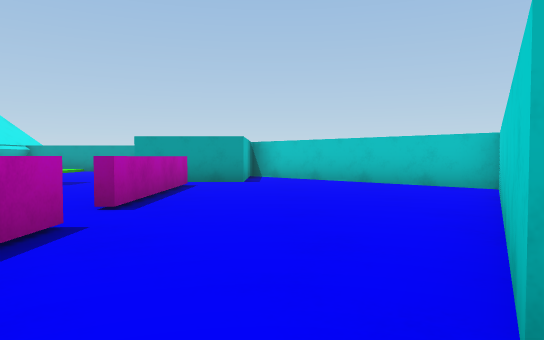
view 1 (above)

24 first-person views from a walk through a Unity game level. The camera is 0.58 m above the floor, tilts 2° down and sees 70° across. The floor is counted in squares, 1 m on a side. Each view is taken from the middle of a square. On the plan, view 1 faces up. The plan holds only what a view shows up to about 10 squares ahead; the rest is blank. The place goes on beyond the plan. The player character is not drawn.

view 2
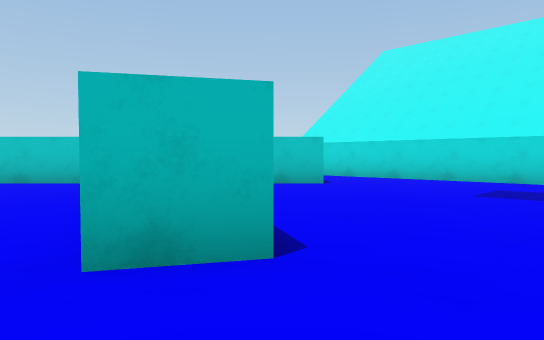

view 3
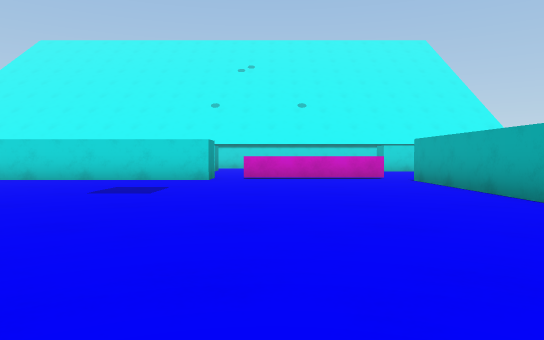

view 4
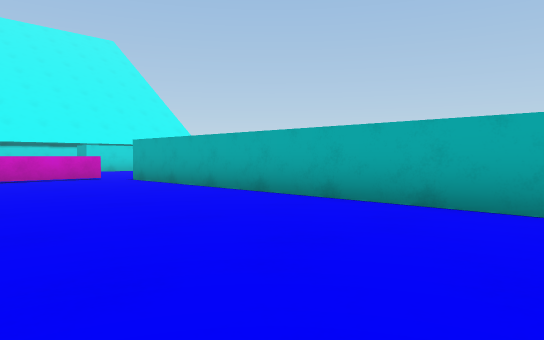

view 5
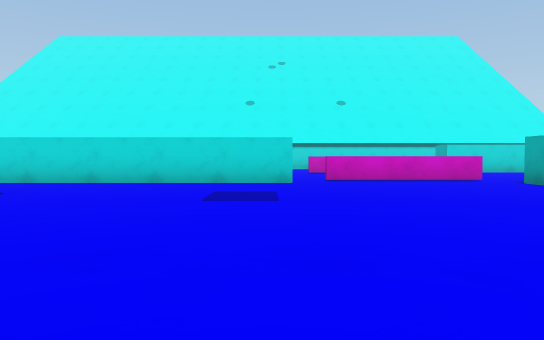

view 6
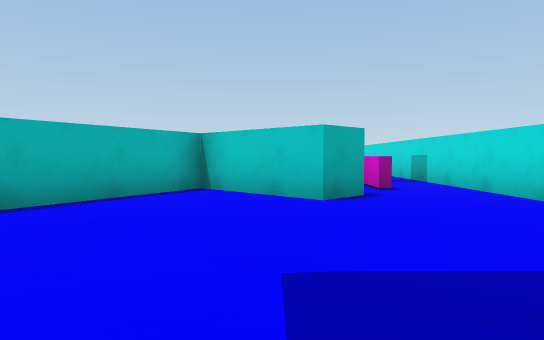

view 7
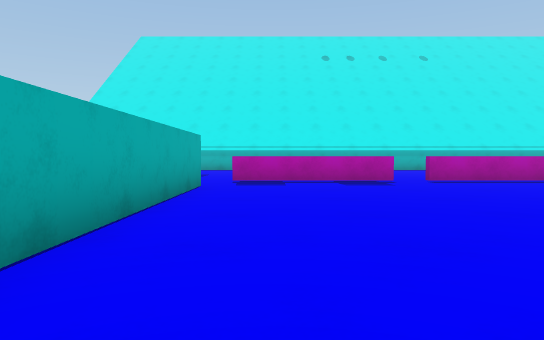

view 8
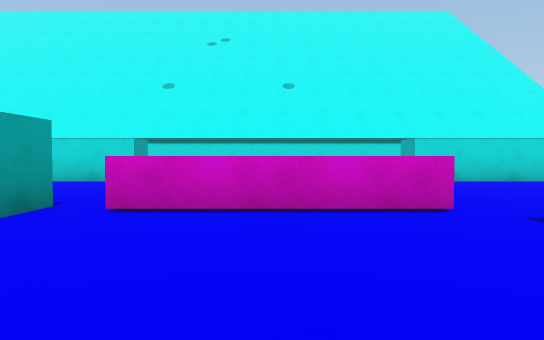

view 9
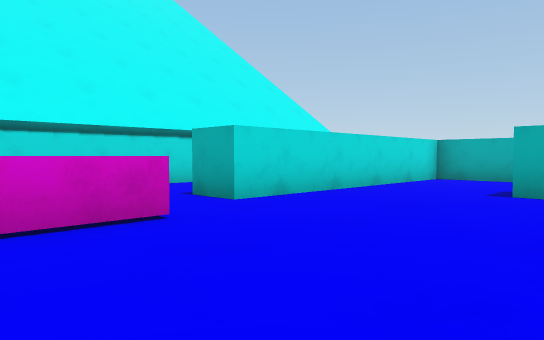

view 10
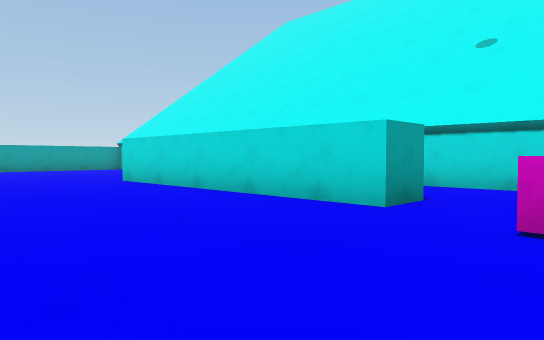

view 11
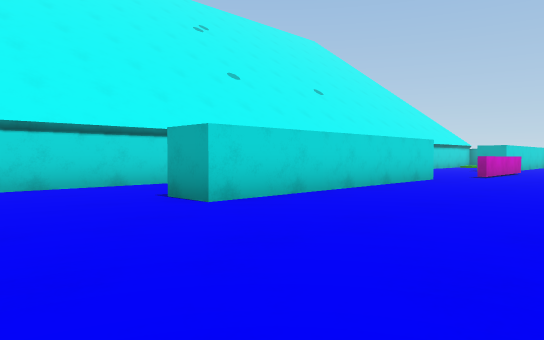

view 12
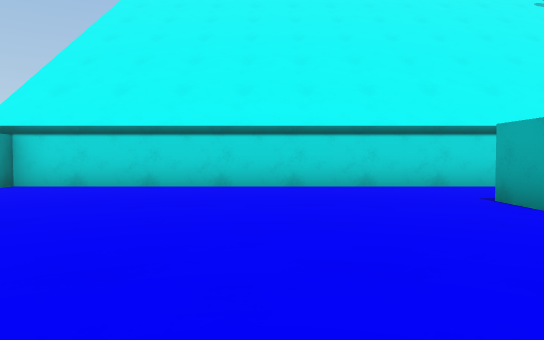

view 13
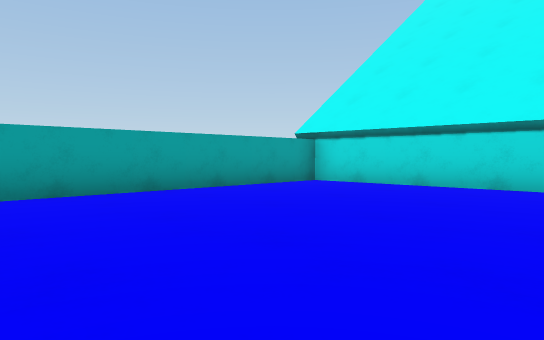

view 14
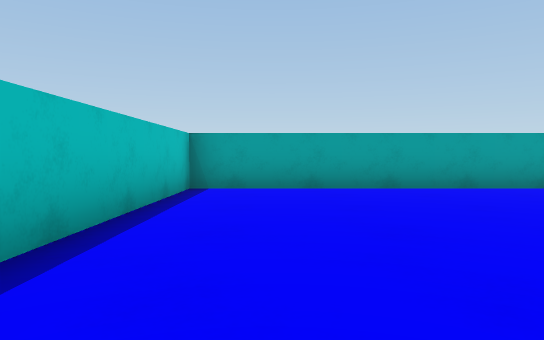

view 15
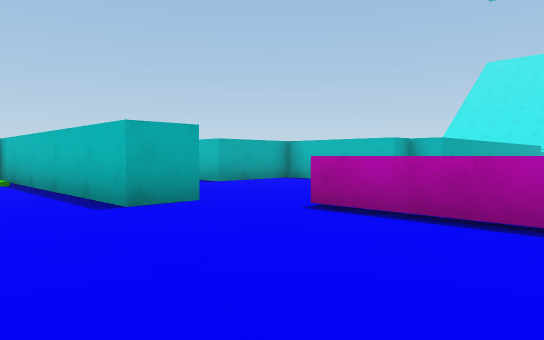

view 16
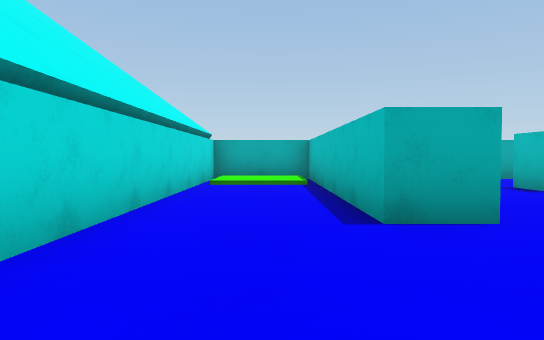

view 17
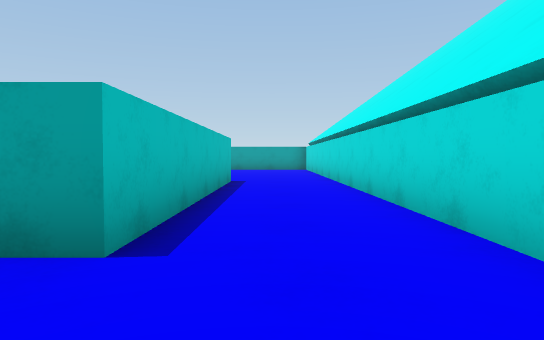

view 18
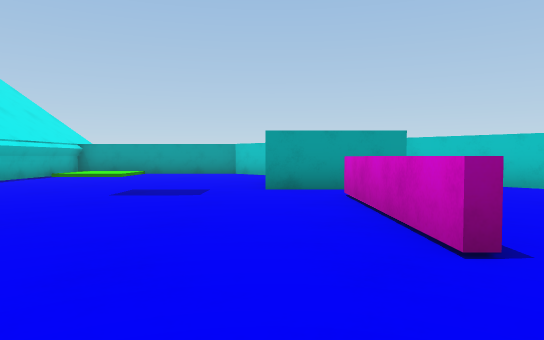

view 19
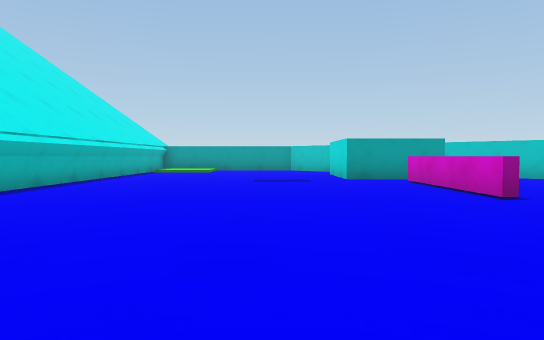

view 20
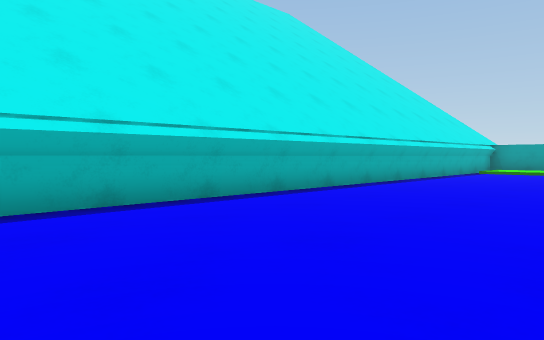

view 21
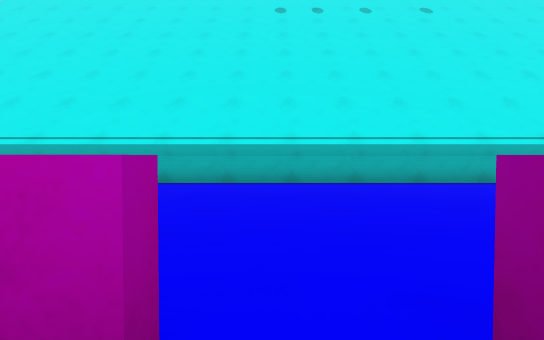

view 22
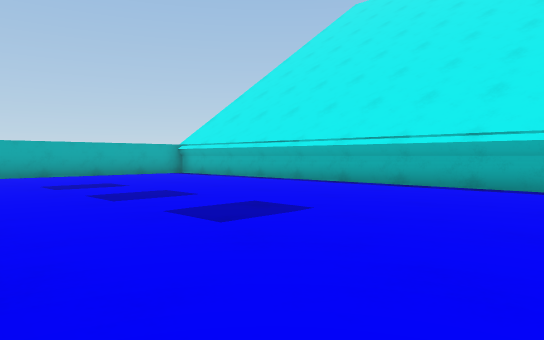

view 23
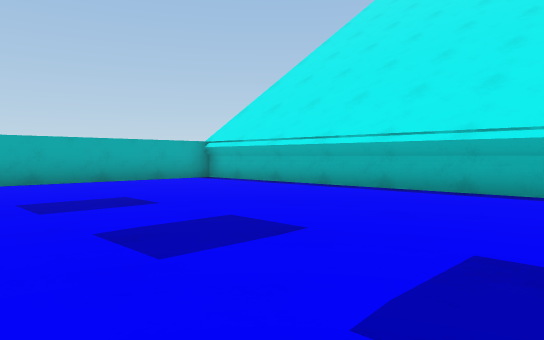

view 24
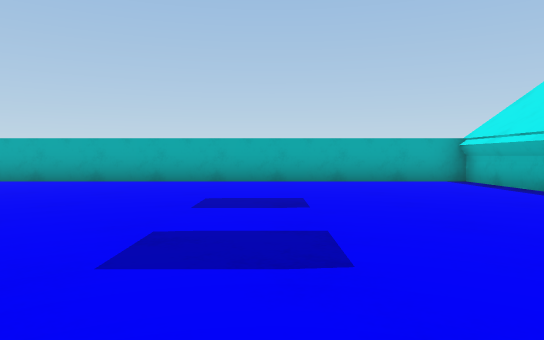

### Floor plan
Points are (right, up) in squares from view 1. A wall is a line through its corners. A room is listed if a view was taken in it or the views show most of it. See-through windows are left out.
Room 1 (views 1, 2, 3, 4, 5, 6, 7, 8, 21)
walls: (1.7, 0.5) (0.7, 1) (1.3, 2.1); (7.4, 4.8) (6.7, 4.1) (4.7, 6.1) (3, 3.1); (10.6, -0.5) (9.5, -0.5) (9.5, 9); (-1.7, -1.2) (-1.7, -4.9); (10, -5) (10, -1.2); (0.4, -5.4) (9.3, -5.4); (-1.7, 3.2) (-1.7, -0.5); (9.3, -6.1) (10.1, -6.1)
ways out: opening at (10, -1) to room 2; gap at (10, -5) to room 2; opening at (-2, -1) to room 4; opening at (-0.5, -5) to room 4; gap at (-2, 3.5) to room 4; opening at (-0.5, 3.5) to room 5; opening at (9, 8)
Room 2 (views 9, 10, 11, 12, 13, 14)
walls: (15, 0.2) (15, 7.1) (16, 7.1); (18.5, 7.6) (18.5, 15) (10.5, 15) (10.5, 10); (14.2, -5) (14.2, -3.5); (9.3, -5.4) (9.3, -6.1); (10.1, -6.1) (10.1, -8.2); (11.1, -9.3) (12.5, -9.3); (15, -9.5) (15, -6.3)
ways out: opening at (10, -1) to room 1; gap at (10, -5) to room 1; opening at (14, -1) to room 3; opening at (14.5, -5.5) to room 3; opening at (17.5, 8) to room 3; opening at (13.5, -10) to room 4
Room 3 (views 15, 16, 17)
walls: (14.5, -2.5) (14.5, -5); (18.5, -0.8) (18.5, 7.6); (15, -6.3) (16, -6.3) (16, -13) (18.5, -13) (18.5, -4.2); (16, 7.1) (16, 0.2) (15, 0.2)
ways out: opening at (14, -1) to room 2; opening at (14.5, -5.5) to room 2; opening at (17.5, 8) to room 2
Room 4 (views 18, 19, 20, 22, 23, 24)
walls: (-0.8, -5.4) (0.4, -5.4); (-1.9, 4.1) (-1.9, 7.9); (-9.5, 9.1) (-9.5, -13) (1.4, -13); (-9.5, 12) (-9.5, 11); (12.5, -9.3) (12.5, -10.4); (13.2, -13) (15, -13) (15, -9.5)
ways out: opening at (-2, -1) to room 1; opening at (-0.5, -5) to room 1; gap at (-2, 3.5) to room 1; opening at (13.5, -10) to room 2; gap at (-2, 8) to room 5
Room 5 (no view inside)
walls: (-1.7, 7.9) (-1.7, 4.1); (1.3, 2.1) (4, 6.8) (0, 10.8); (-0.6, 9.8) (-0.6, 8.8) (-3.1, 8.8)
ways out: opening at (-0.5, 3.5) to room 1; gap at (-2, 8) to room 4

Positions as (right, up) in squares from view 1, and headings:
1: (0, 0), facing up
2: (0, -1), facing up-right
3: (0, -2), facing right
4: (0, -1), facing down-right
5: (1, 0), facing right
6: (6, -1), facing up
7: (7, -4), facing left
8: (6, -3), facing right
9: (11, -3), facing down-right
10: (11, -2), facing up-right
11: (11, 10), facing down-right
12: (11, 10), facing right
13: (11, 9), facing up-right
14: (12, 8), facing up
15: (18, -2), facing down-left
16: (17, -3), facing down
17: (17, -2), facing up
18: (-3, 2), facing up
19: (-5, -1), facing up
20: (-5, -1), facing up-left
21: (-1, -1), facing left
22: (-2, -1), facing down-left
23: (-3, -4), facing down-left
24: (-5, -4), facing down
